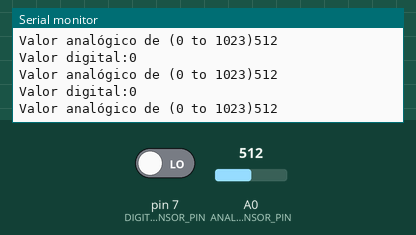
Recording of a sketch running on a simulated Arduino Uno, built with avr-gcc and run on an emulated ATmega328P. On the bench: the last lines printed to the serial monitor. The inputs (shaded band) are chosen by the test bench; at power-on: A0 (ANALOG_SENSOR_PIN) = 512, pin 7 (DIGITAL_SENSOR_PIN) LOW.

Above: at 1.3 s.
1.4 s: A0 (ANALOG_SENSOR_PIN) set to 716
At 1.84 s:
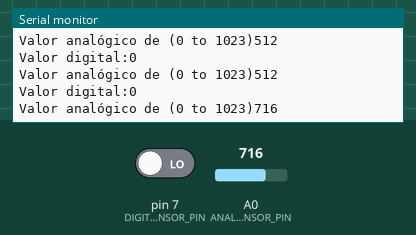
2.9 s: pin 7 (DIGITAL_SENSOR_PIN) driven HIGH
4.4 s: A0 (ANALOG_SENSOR_PIN) set to 900
At 4.84 s:
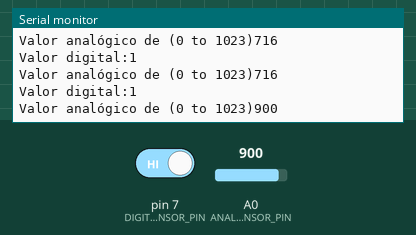
Timing chart, 0 to 7.4 s (numbered marks = the images above; inputs shaded):
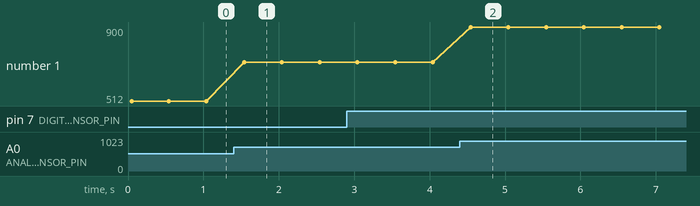

The sketch:

Ejemplo2.ino
```cpp
  /*
  Aquí se definen algunas constantes para ser utilizadas a lo largo del código.
  En este caso los pines analógico y digital utilizados para las entradas del programa
  */
  #define ANALOG_SENSOR_PIN A0
  #define DIGITAL_SENSOR_PIN 7


  int digitalValue; /* Variable para el ultimo valor leído de la entrada digital */
  int lightAnalogValue; /* Variable para el último valor analógico leído */

  void setup()
  {
     // Inicializamos el puerto serie del arduino (en este caso el USB al PC) a 9600 baudios. La consola deberá configurarse a esta velocidad también
     Serial.begin(9600);
     Serial.println("Lectura de Sensores Ejemplo 2"); //Imprimimos un mensaje de bienvenida del programa
     pinMode(DIGITAL_SENSOR_PIN, INPUT);
  }


  void loop(){

    digitalValue = digitalRead(DIGITAL_SENSOR_PIN);

    //Escribimos el valor de la señal
    Serial.println("Valor digital:"+ String(digitalValue));

    lightAnalogValue = analogRead(ANALOG_SENSOR_PIN); //Leemos el voltaje del sensor
    Serial.print("Valor analógico de (0 to 1023)");

    Serial.println(lightAnalogValue,DEC); // Escribimos en el puerto serie
    delay(500); //Esperamos

  }
```

Measured:
- after the input at 1.4 s, the serial monitor: prints a new line after 0.14 s (image 1)
- after the input at 4.4 s, the serial monitor: prints a new line after 0.14 s (image 2)
- plotted number 1: 512 → 716 after the input at 1.4 s, 716 → 900 after the input at 4.4 s
